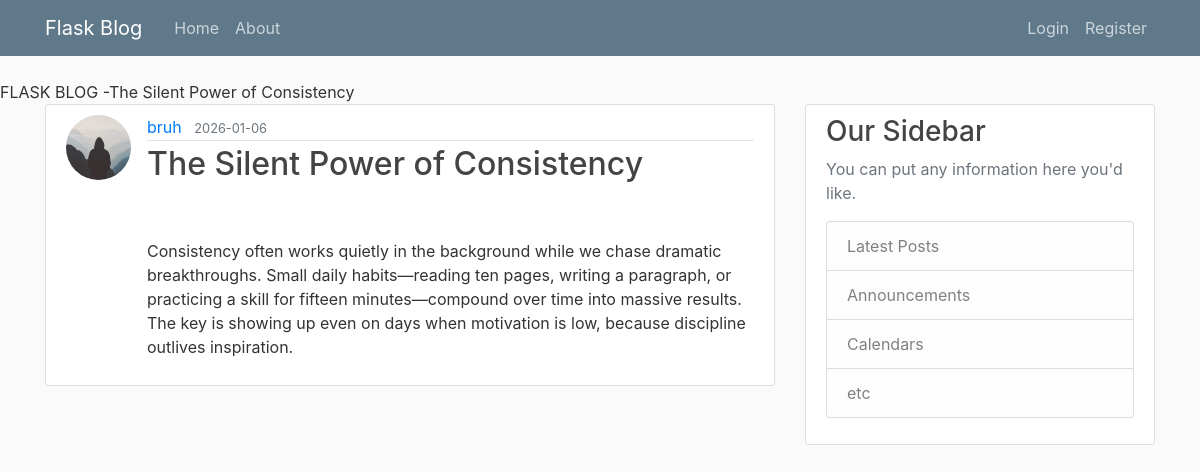
The app's page /post/4 with its own data.
### app/models.py (models this page shows, shortened)
class Post(db.Model):
        id=db.Column(db.Integer,primary_key=True)
        title=db.Column(db.String(100),nullable=False)
        date_posted=db.Column(db.DateTime,nullable=False,default=datetime.utcnow)
        content=db.Column(db.Text,nullable=False)
        user_id=db.Column(db.Integer,db.ForeignKey('user.id'),nullable=False)

class User(db.Model,UserMixin):#usermixin is used to add flask login functionality to the suer model
    id=db.Column(db.Integer,primary_key=True)
    username=db.Column(db.String(20),unique=True,nullable=False)
    email=db.Column(db.String(120),unique=True,nullable=False)
    image_file=db.Column(db.String(20),nullable=False,default='default.jpeg')
    password=db.Column(db.String(60),nullable=False)
    posts=db.relationship('Post',backref='author',lazy=True) # we use this to create relationship between user and post like one to many relationship and the backref is used to add a column tto the post table which will reference the user who created the post and lazy is used to tell sqlalchemy when to load the data from the database

### app/routes.py (the view)
@app.route('/post/<int:post_id>')
def post(post_id):
    post=Post.query.get_or_404(post_id)
    return render_template('post.html',title=post.title,post=post)

### app/templates/post.html (shortened to what this page needs)
{% extends "layout.html" %}
{% block content %}
<article class="media content-section">
    <img class="rounded-circle article-img"
        src="{{ url_for('static', filename='profile_pics/' + post.author.image_file) }}">
    <div class="media-body">
        <div class="article-metadata">
            <a class="mr-2" href="#">{{ post.author.username }}</a>
            <small class="text-muted">{{ post.date_posted.strftime('%Y-%m-%d') }}</small>
        </div>
        <h2 class="article-title">{{ post.title }}</h2>
        <p class="article-content">{{ post.content }}</p>
    </div>
</article>
{% endblock content %}

### app/templates/layout.html (shortened to what this page needs)
<!DOCTYPE html>
<html lang="en">
<head>
    <link rel="stylesheet" href="https://maxcdn.bootstrapcdn.com/bootstrap/4.0.0/css/bootstrap.min.css"
>
    <link rel="stylesheet" type="text/css" href="{{ url_for('static',filename='main.css')}}" {% if title %} <title>FLASK
    BLOG -{{ title }}</title>
    {% else %}
    <title>FLASK BLOG </title>
    {% endif %}
</head>
<body>
    <header class="site-header">
        <nav class="navbar navbar-expand-md navbar-dark bg-steel fixed-top">
            <div class="container">
                <a class="navbar-brand mr-4" href="/">Flask Blog</a>
                <div class="collapse navbar-collapse" id="navbarToggle">
                    <div class="navbar-nav mr-auto">
                        <a class="nav-item nav-link" href="{{ url_for('home') }}">Home</a>
                        <a class="nav-item nav-link" href="{{ url_for('about') }}">About</a>
                    </div>
                    <div class="navbar-nav">
                        {% if current_user.is_authenticated %}
                        <a class="nav-item nav-link" href="{{ url_for('new_post') }}">NEW POST</a>
                        <a class="nav-item nav-link" href="{{ url_for('account') }}">Account</a>
                        <a class="nav-item nav-link" href="{{ url_for('logout') }}">Logout</a>
                        {% else %}
                        <a class="nav-item nav-link" href="{{ url_for('login') }}">Login</a>
                        <a class="nav-item nav-link" href="{{ url_for('register') }}">Register</a>
                        {% endif %}
                    </div>
                </div>
            </div>
        </nav>
    </header>
    <main role="main" class="container">
        <div class="row">
            <div class="col-md-8">
                {% block content %}{% endblock %}
            </div>
            <div class="col-md-4">
                <div class="content-section">
                    <h3>Our Sidebar</h3>
                    <p class='text-muted'>You can put any information here you'd like.
                    <ul class="list-group">
                        <li class="list-group-item list-group-item-light">Latest Posts</li>
                        <li class="list-group-item list-group-item-light">Announcements</li>
                        <li class="list-group-item list-group-item-light">Calendars</li>
                        <li class="list-group-item list-group-item-light">etc</li>
                    </ul>
                    </p>
                </div>
            </div>
        </div>
    </main>
</body>
</html>

### app/static/main.css (style rules this page uses)
body { background: #fafafa; color: #333333; margin-top: 5rem; }
h1, h2, h3, h4, h5, h6 { color: #444444; }
.bg-steel { background-color: #5f788a; }
.site-header .navbar-nav .nav-link { color: #cbd5db; }
.content-section { background: #ffffff; padding: 10px 20px; border: 1px solid #dddddd; border-radius: 3px; margin-bottom: 20px; }
.article-title { color: #444444; }
.article-content { white-space: pre-line; }
.article-img { height: 65px; width: 65px; margin-right: 16px; }
.article-metadata { padding-bottom: 1px; margin-bottom: 4px; border-bottom: 1px solid #e3e3e3 }

### records on screen
Post: title "The Silent Power of Consistency", date_posted "2026-01-06", content "Consistency often works quietly in the background while we chase dramatic breakthroughs. Small daily habits—reading ten pages, writing a paragraph, or practicing a skill for fifteen minutes—compound over time into massive results. The key is showing up even on days when motivation is low, because discipline outlives inspiration."
User: image_file (placeholder picture), author.username "bruh"
